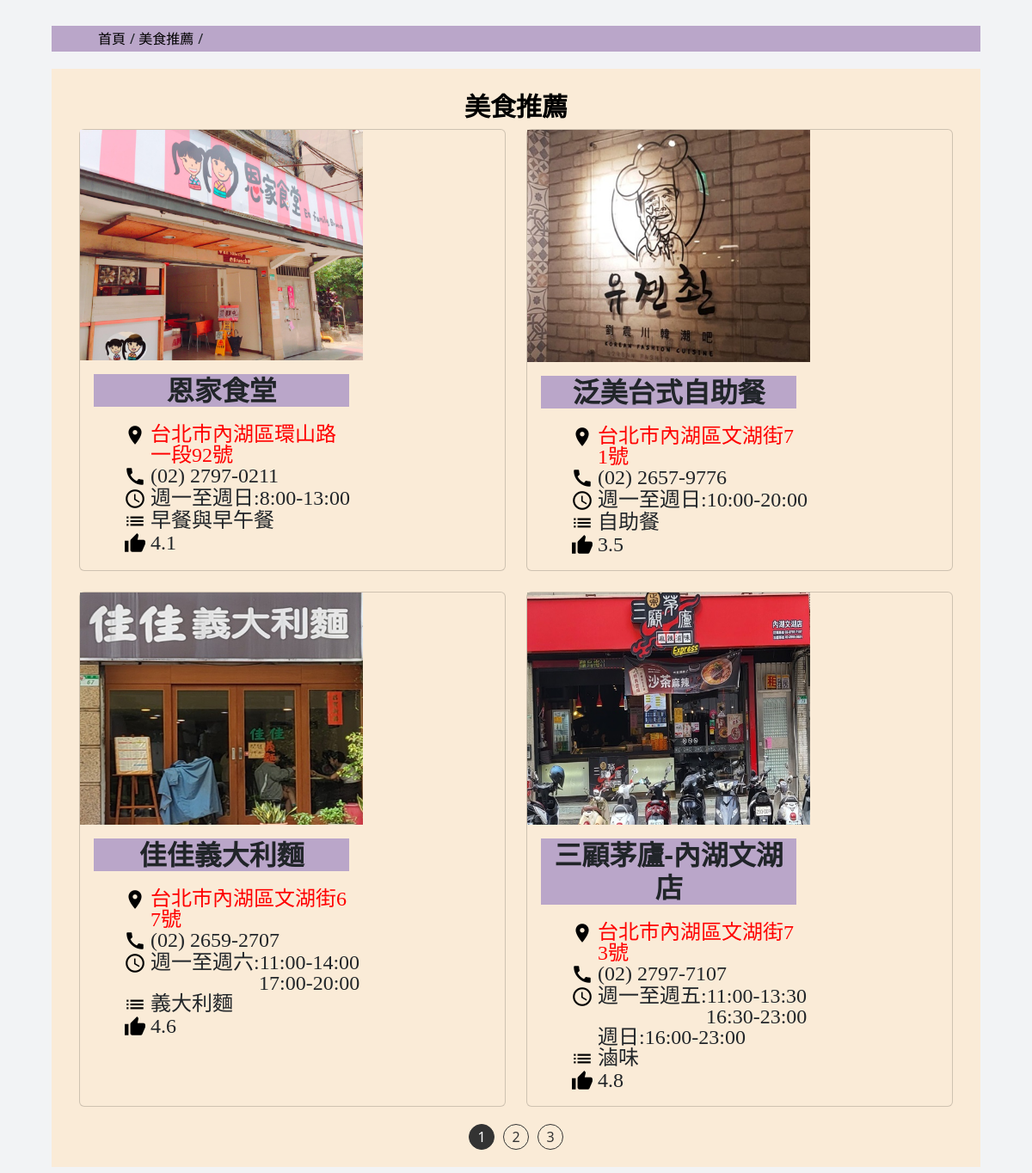
Screenshot of /food.php with the database file from the repository.
### tables this page shows
CREATE TABLE `restaurants` (
  `id` int(11) NOT NULL,
  `name` varchar(255) default NULL,
  `address` varchar(255) default NULL,
  `phone` varchar(20) default NULL,
  `hours` varchar(255) default NULL,
  `cuisine` varchar(255) default NULL,
  `rating` decimal(3,1) default NULL,
  `image_path` varchar(255) default NULL,
  `date` varchar(255) default NULL
);

### food.php (the view, shortened to what this page needs)
<?php
$link = require('config.php');
mysqli_set_charset($link, "utf8");
$items_per_page = 4;
$page = isset($_GET['page']) ? intval($_GET['page']) : 1;
$total_restaurants = mysqli_query($link, "SELECT COUNT(*) as total FROM restaurants");
$total_data = mysqli_fetch_assoc($total_restaurants);
$total = $total_data['total'];
$total_pages = ceil($total / $items_per_page);
$offset = ($page - 1) * $items_per_page;
?>
<!DOCTYPE html>
<html lang="en">
<head>
    <?php include './headConfig.php'; ?>
</head>
<body>
    <div class="wrap">
        <div class="href">
            <ol>
                <li class="a1"><a href="./index.php">首頁</a></li>
                <li class="a2"><a href="food.php">美食推薦</a></li>
            </ol>
        </div>
        <div class="main-teacher">
            <p class="main-teacher-p">美食推薦</p>
            <div class="container-fluid">
                <div class="row row-cols-1 row-cols-md-2 row-cols-lg-2 g-4">
                    <?php
                    $sql = "SELECT * FROM restaurants LIMIT $offset, $items_per_page";
                    $result = mysqli_query($link, $sql);
                    while ($row = mysqli_fetch_assoc($result)) {
                        echo '<div class="col-12 col-md-6">';
                        echo '<div class="card  h-100">';
                        echo '<div class="row g-0">';
                        echo '<div class="col-md-8">';
                        echo '<img src="' . $row['image_path'] . '" alt="' . $row['name'] . '" class="teacher-card-img w-100">';
                        echo '</div>';
                        echo '<div class="col-md-8">';
                        echo '<div class="card-body">';
                        echo '<h5 class="card-title">' . $row['name'] . '</h5>';
                        echo '<div class="icon-text-container">';
                        echo '<i class="material-icons">place</i>';
                        echo '<p class="card-text">';
                        echo '<a href="https://www.google.com/maps?q=' . htmlspecialchars($row['name'], ENT_QUOTES, 'UTF-8') . '" target="_blank">';
                        echo '<span>' . nl2br(htmlspecialchars($row['address'], ENT_QUOTES, 'UTF-8')) . '</span>';
                        echo '</a>';
                        echo '</p>';
                        echo '</div>';
                        echo '<div class="icon-text-container">';
                        echo '<i class="material-icons">call</i>';
                        echo '<p class="card-text">';
                        echo !empty($row['phone']) ? $row['phone'] : '暫無';
                        echo '</p>';
                        echo '</div>';
                        $hours = $row['hours'];
                        $dates = $row['date'];
                        echo '<div class="icon-text-container">';
                        echo '<i class="material-icons text-keep">access_time</i>';
                        echo '<p class="card-text">';
                        $time_ranges = explode('/', $hours);
                        $date_ranges = explode('/', $dates);
                        for ($i = 0; $i < count($time_ranges); $i++) {
                            $time_range = $time_ranges[$i];
                            $date_range = $date_ranges[$i];
                            $day_part = substr($date_range, 0, strpos($date_range, ":"));
                            $time_segments = explode('、', $time_range);
                            $first_segment = true;
                            foreach ($time_segments as $segment) {
                                if (!$first_segment) {
                                    $line_width_length = mb_strlen($day_part, 'UTF-8');
                                    $line_length = str_repeat('&emsp;', $line_width_length);
                                    echo '<span class="text-keep food_times_style">' . $line_length . " " . $segment . '</span>';
                                } else {
                                    echo '<span class="text-keep food_times_style">' . $day_part . ":" . $segment . '</span>';
                                }
                                $first_segment = false;
                            }
                        }
                        echo '</p>';
                        echo '</div>';
                        echo '<div class="icon-text-container">';
                        echo '<i class="material-icons">list</i>';
                        echo '<p class="card-text">' . $row['cuisine'] . '</p>';
                        echo '</div>';
                        echo '<div class="icon-text-container">';
                        echo '<i class="material-icons">thumb_up</i>';
                        echo '<p class="card-text">' . $row['rating'] . '</p>';
                        echo '</div>';
                        echo '</div>';
                        echo '</div>';
                        echo '</div>';
                        echo '</div>';
                        echo '</div>';
                    }
                    echo '</div>';
                    echo '<div class="pagination">';
                    for ($i = 1; $i <= $total_pages; $i++) {
                        if ($i == $page) {
                            echo '<span>' . $i . '</span>';
                        } else {
                            echo '<a href="food.php?page=' . $i . '">' . $i . '</a>';
                        }
                    }
                    echo '</div>';
                    ?>
                </div>
            </div>
        </div>
</body>
</html>

### assets/css/main.css (style rules this page uses)
* { margin: 0; padding: 0; border: 0; font-size: 100%; font: inherit; vertical-align: baseline; }
body { line-height: 1; background-color: #f2f3f5; }
ol, ul { list-style: none; }
.wrap { width: 90%; margin: 0px auto; background-color: #f2f3f5; }
.href { height: 30px; margin-top: 30px; background-color: #baa6c9; }
.href ol { list-style: none; margin: 0; padding: 0; line-height: 30px; margin-left: 5%; }
.href li { display: inline-block; }
.href a { color: #000; }
.a1::after { content: '/'; margin-left: 5px; }
.a2::after { content: '/'; margin-left: 5px; }
.material-icons { font-size: 35px; vertical-align: middle; color: black; margin-left: 35px; }
a { text-decoration: none; color: red; }
.main-teacher { height: auto; background-color: antiquewhite; margin-bottom: 20px; margin-top: 20px; display: flex; flex-direction: column; padding: 20px; text-align: center; }
.main-teacher-p { font-size: 30px; font-family: 微軟正黑體; font-weight: bold; color: black; margin: 10px; text-align: center; }
.material-icons { font-size: 26px; vertical-align: middle; color: black; margin-right: 5px; }
.teacher-card-img { width: 100%; height: auto; object-fit: cover; }
.icon-text-container { display: flex; align-items: top; }
.card { max-width: 640px; background-color: antiquewhite; }
.card-title { text-align: center; background-color: #baa6c9; font-weight: bold; font-size: 32px; margin-bottom: 20px; }
.card-body { display: flex; flex-direction: column; }
.card-text { font-size: 1.5em; flex: 1; font-family: 微軟正黑體; word-break: break-all; white-space: normal; margin-bottom: 20px; word-wrap: break-word; text-align:left ; }
.text-keep { word-break: keep-all; white-space: nowrap; }

### food.php (style rules this page uses)
.pagination { display: flex; justify-content: center; margin-top: 20px; }
.pagination a { display: inline-flex; align-items: center; justify-content: center; width: 30px; height: 30px; margin: 0 5px; border: 1px solid #333; text-decoration: none; color: #333; border-radius: 50%; transition: background-color 0.3s, color 0.3s, transform 0.3s; }
.pagination span { display: inline-flex; align-items: center; justify-content: center; width: 30px; height: 30px; margin: 0 5px; border: 1px solid #333; background-color: #333; color: #fff; border-radius: 50%; }
.food_times_style { display: block; }

### rows the page displays
restaurants: image_path+name (picture), name "恩家食堂", address "台北市內湖區環山路一段92號", phone "(02) 2797-0211", date "週一至週日", hours "8:00-13:00", cuisine "早餐與早午餐", rating "4.1"
restaurants: image_path (picture), name "泛美台式自助餐", address "台北市內湖區文湖街71號", phone "(02) 2657-9776", date "週一至週日", hours "10:00-20:00", cuisine "自助餐", rating "3.5"
restaurants: image_path (picture), name "佳佳義大利麵", address "台北市內湖區文湖街67號", phone "(02) 2659-2707", date "週一至週六", hours "11:00-14:00", hours "17:00-20:00", cuisine "義大利麵", rating "4.6"
restaurants: image_path (picture), name "三顧茅廬-內湖文湖店", address "台北市內湖區文湖街73號", phone "(02) 2797-7107", date "週一至週五", hours "11:00-13:30", hours "16:30-23:00", date "週日", hours "16:00-23:00", cuisine "滷味", rating "4.8"
